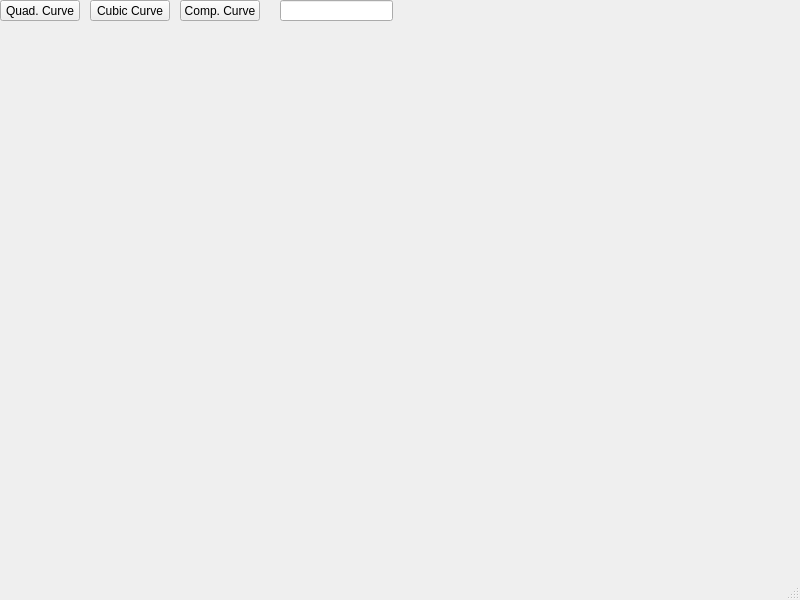
<?xml version="1.0" encoding="UTF-8"?>
<ui version="4.0">
 <class>MainWindow</class>
 <widget class="QMainWindow" name="MainWindow">
  <property name="geometry">
   <rect>
    <x>0</x>
    <y>0</y>
    <width>800</width>
    <height>600</height>
   </rect>
  </property>
  <property name="windowTitle">
   <string>MainWindow</string>
  </property>
  <widget class="QWidget" name="centralwidget">
   <widget class="QPushButton" name="quadCurveButton">
    <property name="geometry">
     <rect>
      <x>0</x>
      <y>0</y>
      <width>80</width>
      <height>21</height>
     </rect>
    </property>
    <property name="text">
     <string>Quad. Curve</string>
    </property>
   </widget>
   <widget class="QPushButton" name="cubCurveButton">
    <property name="geometry">
     <rect>
      <x>90</x>
      <y>0</y>
      <width>80</width>
      <height>21</height>
     </rect>
    </property>
    <property name="text">
     <string>Cubic Curve</string>
    </property>
   </widget>
   <widget class="QPushButton" name="compCurveButton">
    <property name="geometry">
     <rect>
      <x>180</x>
      <y>0</y>
      <width>80</width>
      <height>21</height>
     </rect>
    </property>
    <property name="text">
     <string>Comp. Curve</string>
    </property>
   </widget>
   <widget class="Curve" name="widget" native="true">
    <property name="geometry">
     <rect>
      <x>0</x>
      <y>40</y>
      <width>801</width>
      <height>541</height>
     </rect>
    </property>
   </widget>
   <widget class="QLineEdit" name="lineEdit">
    <property name="geometry">
     <rect>
      <x>280</x>
      <y>0</y>
      <width>113</width>
      <height>21</height>
     </rect>
    </property>
   </widget>
  </widget>
  <widget class="QMenuBar" name="menubar">
   <property name="geometry">
    <rect>
     <x>0</x>
     <y>0</y>
     <width>800</width>
     <height>20</height>
    </rect>
   </property>
  </widget>
  <widget class="QStatusBar" name="statusbar"/>
 </widget>
 <customwidgets>
  <customwidget>
   <class>Curve</class>
   <extends>QWidget</extends>
   <header>Curves/curve.h</header>
   <container>1</container>
  </customwidget>
 </customwidgets>
 <resources/>
 <connections/>
</ui>
